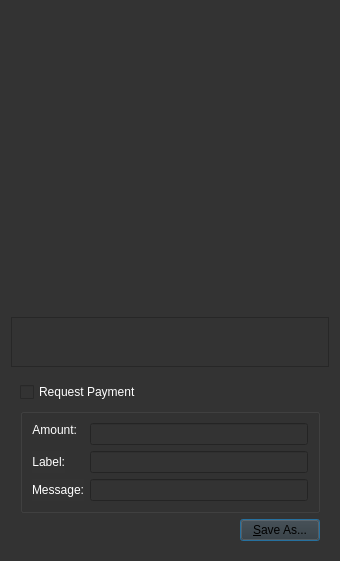
<?xml version="1.0" encoding="UTF-8"?>
<ui version="4.0">
 <class>QRCodeDialog</class>
 <widget class="QDialog" name="QRCodeDialog">
  <property name="geometry">
   <rect>
    <x>0</x>
    <y>0</y>
    <width>340</width>
    <height>556</height>
   </rect>
  </property>
  <property name="windowTitle">
   <string>QR Code Dialog</string>
  </property>
  <property name="styleSheet">
   <string notr="true">background-color: rgb(51, 51, 51);</string>
  </property>
  <layout class="QVBoxLayout" name="verticalLayout_3">
   <item>
    <widget class="QLabel" name="lblQRCode">
     <property name="sizePolicy">
      <sizepolicy hsizetype="Expanding" vsizetype="Expanding">
       <horstretch>0</horstretch>
       <verstretch>0</verstretch>
      </sizepolicy>
     </property>
     <property name="minimumSize">
      <size>
       <width>300</width>
       <height>300</height>
      </size>
     </property>
     <property name="textFormat">
      <enum>Qt::PlainText</enum>
     </property>
     <property name="alignment">
      <set>Qt::AlignCenter</set>
     </property>
     <property name="wordWrap">
      <bool>true</bool>
     </property>
    </widget>
   </item>
   <item>
    <widget class="QPlainTextEdit" name="outUri">
     <property name="sizePolicy">
      <sizepolicy hsizetype="Expanding" vsizetype="Minimum">
       <horstretch>0</horstretch>
       <verstretch>0</verstretch>
      </sizepolicy>
     </property>
     <property name="minimumSize">
      <size>
       <width>0</width>
       <height>50</height>
      </size>
     </property>
     <property name="tabChangesFocus">
      <bool>true</bool>
     </property>
     <property name="textInteractionFlags">
      <set>Qt::TextSelectableByKeyboard|Qt::TextSelectableByMouse</set>
     </property>
    </widget>
   </item>
   <item>
    <widget class="QWidget" name="widget" native="true">
     <layout class="QVBoxLayout" name="verticalLayout_2">
      <item>
       <widget class="QCheckBox" name="chkReqPayment">
        <property name="enabled">
         <bool>true</bool>
        </property>
        <property name="styleSheet">
         <string notr="true">color: rgb(255, 255, 255);</string>
        </property>
        <property name="text">
         <string>Request Payment</string>
        </property>
       </widget>
      </item>
      <item>
       <widget class="QGroupBox" name="">
        <property name="styleSheet">
         <string notr="true">color: rgb(255, 255, 255);</string>
        </property>
        <layout class="QFormLayout" name="formLayout">
         <property name="fieldGrowthPolicy">
          <enum>QFormLayout::AllNonFixedFieldsGrow</enum>
         </property>
         <item row="1" column="0">
          <widget class="QLabel" name="lblLabel">
           <property name="text">
            <string>Label:</string>
           </property>
           <property name="textFormat">
            <enum>Qt::PlainText</enum>
           </property>
           <property name="alignment">
            <set>Qt::AlignRight|Qt::AlignTrailing|Qt::AlignVCenter</set>
           </property>
          </widget>
         </item>
         <item row="1" column="1">
          <widget class="QLineEdit" name="lnLabel"/>
         </item>
         <item row="2" column="0">
          <widget class="QLabel" name="lblMessage">
           <property name="text">
            <string>Message:</string>
           </property>
           <property name="textFormat">
            <enum>Qt::PlainText</enum>
           </property>
           <property name="alignment">
            <set>Qt::AlignRight|Qt::AlignTrailing|Qt::AlignVCenter</set>
           </property>
          </widget>
         </item>
         <item row="2" column="1">
          <widget class="QLineEdit" name="lnMessage"/>
         </item>
         <item row="0" column="0">
          <widget class="QLabel" name="lblAmount">
           <property name="sizePolicy">
            <sizepolicy hsizetype="Preferred" vsizetype="Maximum">
             <horstretch>0</horstretch>
             <verstretch>0</verstretch>
            </sizepolicy>
           </property>
           <property name="text">
            <string>Amount:</string>
           </property>
           <property name="textFormat">
            <enum>Qt::PlainText</enum>
           </property>
           <property name="alignment">
            <set>Qt::AlignRight|Qt::AlignTrailing|Qt::AlignVCenter</set>
           </property>
          </widget>
         </item>
         <item row="0" column="1">
          <widget class="BitcoinAmountField" name="lnReqAmount">
           <property name="enabled">
            <bool>false</bool>
           </property>
           <property name="minimumSize">
            <size>
             <width>80</width>
             <height>0</height>
            </size>
           </property>
          </widget>
         </item>
        </layout>
       </widget>
      </item>
      <item>
       <layout class="QHBoxLayout" name="horizontalLayout">
        <item>
         <spacer name="horizontalSpacer">
          <property name="orientation">
           <enum>Qt::Horizontal</enum>
          </property>
          <property name="sizeHint" stdset="0">
           <size>
            <width>40</width>
            <height>20</height>
           </size>
          </property>
         </spacer>
        </item>
        <item>
         <widget class="QPushButton" name="btnSaveAs">
          <property name="text">
           <string>&amp;Save As...</string>
          </property>
         </widget>
        </item>
       </layout>
      </item>
     </layout>
    </widget>
   </item>
  </layout>
 </widget>
 <customwidgets>
  <customwidget>
   <class>BitcoinAmountField</class>
   <extends>QLineEdit</extends>
   <header>bitcoinamountfield.h</header>
   <container>1</container>
  </customwidget>
 </customwidgets>
 <resources/>
 <connections/>
</ui>
